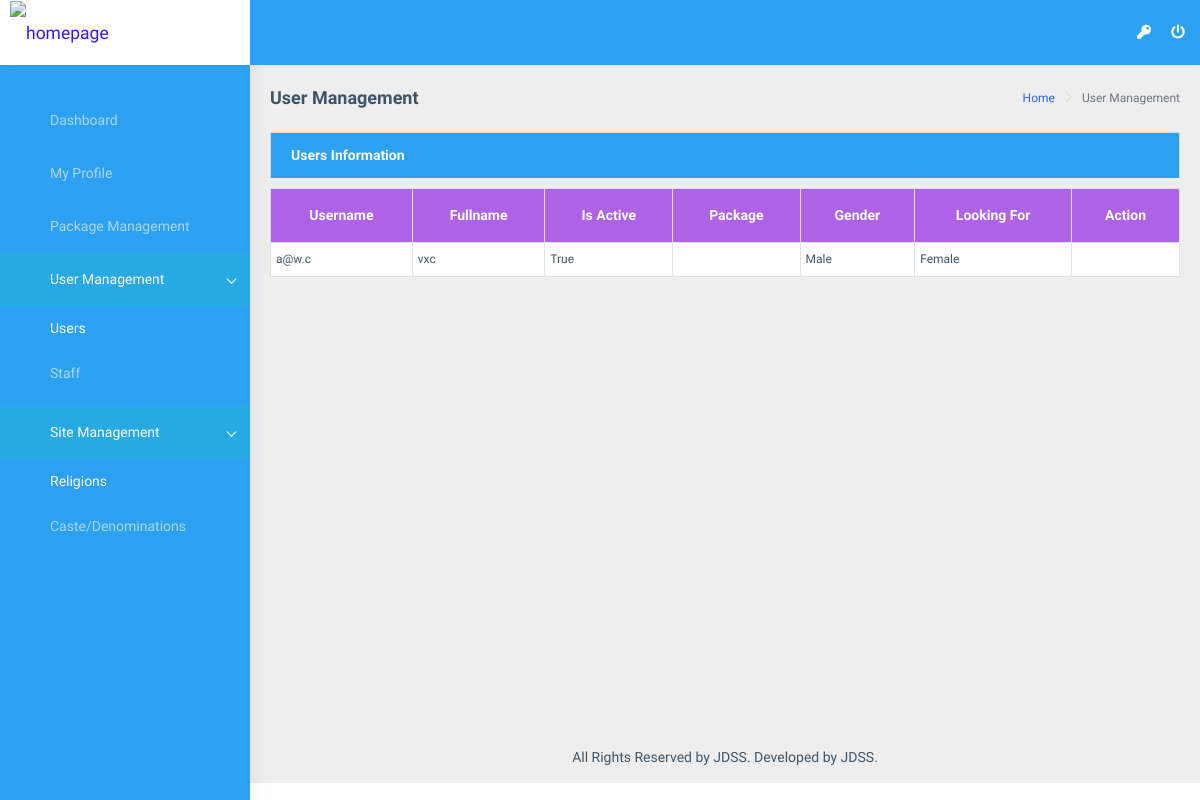
The page /staff/user_management/users/view/ (signed in) on the database as committed earlier.
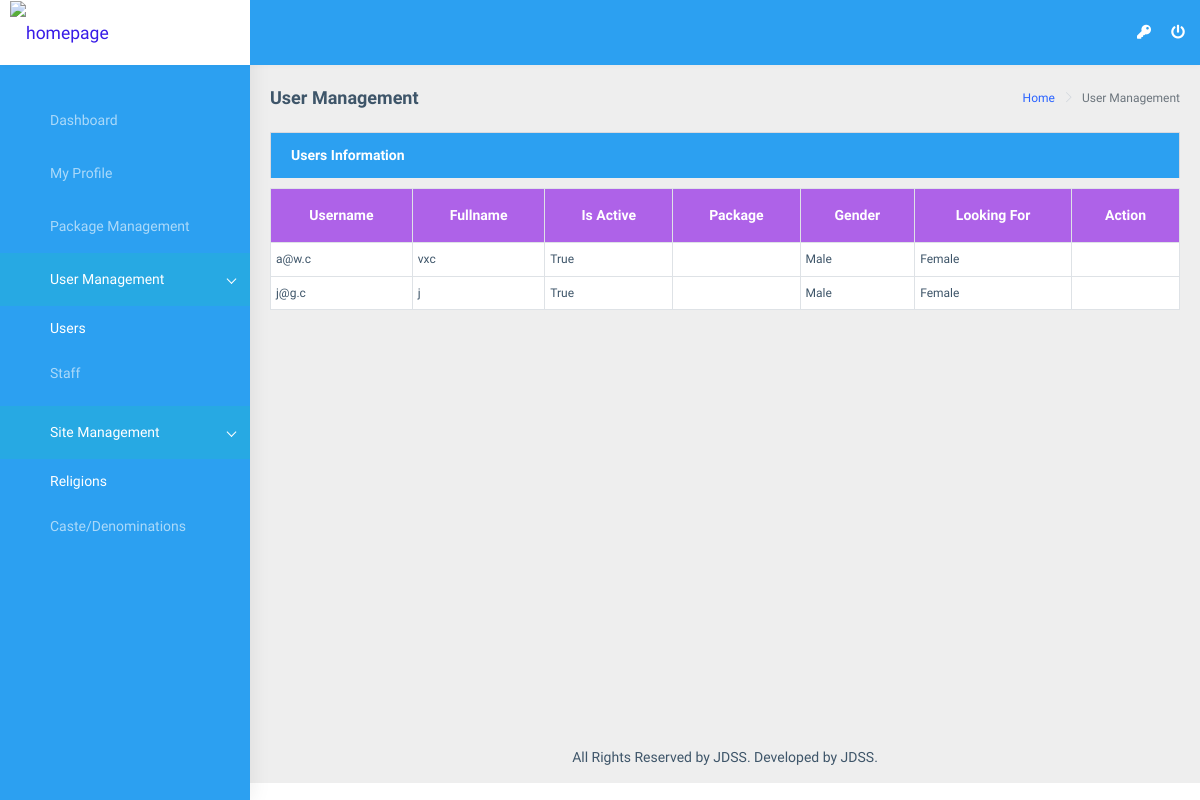
The same page on the database as committed later.
### app/models.py (models this page shows, shortened)
class Profile(models.Model):
    user = models.ForeignKey(
        CustomUser,
        db_index = True,
        null = True,
        blank = True,
        on_delete = models.CASCADE,
    )
    uid = models.CharField(
        max_length = 20,
        blank = True,
        null = True,
        db_index = True,
    )
    package = models.ForeignKey(
        Package,
        db_index = True,
        null = True,
        blank = True,
        on_delete = models.SET_NULL,
    )
    fullname = models.CharField(
        max_length = 250,
        db_index = True,
        null = True,
        blank = False,
    )
    MALE = 'M'
    FEMALE = 'F'
    gender_choices = ((MALE, 'Male'), (FEMALE, 'Female'))
    gender = models.CharField(
        max_length = 1,
        db_index = True,
        null = True,
        blank = False,
        choices = gender_choices,
    )
    looking_for_gender = models.CharField(
        max_length = 1,
        db_index = True,
        null = True,
        blank = False,
        choices = gender_choices,
    )
    aged_from = models.IntegerField(
        db_index = True,
        null = True,
        blank = False,
    )
    aged_to = models.IntegerField(
        db_index = True,
        null = True,
        blank = False,
    )
    father_name = models.CharField(
        max_length = 250,
        db_index = True,
        null = True,
        blank = False,
    )
    mother_name = models.CharField(
        max_length = 250,
        db_index = True,
        null = True,
        blank = False,
    )
    dob = models.DateField(
        db_index = True,
        null = True,
        blank = False,
    )
    height = models.IntegerField(
        db_index = True,
        null = True,
        blank = False,
    )
    weight = models.IntegerField(
        db_index = True,
        null = True,
        blank = False,
    )
    complexion = models.CharField(
        max_length = 50,
        db_index = True,
        null = True,
        blank = False,
    )
    religion = models.ForeignKey(
        Religion,
        db_index = True,
        null = True,
        blank = True,
        on_delete = models.SET_NULL,
    )
    caste_creed = models.ForeignKey(
        Caste,
        db_index = True,
        null = True,
        blank = True,
        on_delete = models.SET_NULL,
    )
    qualification = models.CharField(
        max_length = 250,
        db_index = True,
        null = True,
        blank = False,
    )
    job_details = models.CharField(
        max_length = 250,
        db_index = True,
        null = True,
        blank = False,
    )
    phone_number = models.CharField(
        max_length = 20,
        db_index = True,
        null = True,
        blank = False,
    )
    phone_number_alternative = models.CharField(
        max_length = 20,
        db_index = True,
        null = True,
        blank = False,
    )
    address = models.TextField(
        db_index = True,
        null = True,
        blank = False,
    )
    country = models.ForeignKey(
        Countries,
        db_index = True,
        null = True,
        blank = False,
        on_delete = models.SET_NULL,
        related_name = 'my_country',
    )
    state = models.ForeignKey(
        Countries_States,
        db_index = True,
        null = True,
        blank = False,
        on_delete = models.SET_NULL,
        related_name = 'my_state',
    )
    city = models.ForeignKey(
        Countries_States,
        db_index = True,
        null = True,
        blank = False,
        on_delete = models.SET_NULL,
        related_name = 'my_city',
    )
    biodata = models.FileField(
        upload_to = 'resumes',
        null = True,
        blank = True,
    )
    descriptions = models.TextField(
        null = True,
        blank = True,
    )
    block_profile_pics = models.BooleanField(
        default = False,
        db_index = True,
        null = True,
        blank = True,
    )
    created_on = models.DateTimeField(
        auto_now_add = True,
        db_index = True,
        null = True,
        blank = True,
    )
    updated_on = models.DateTimeField(
        auto_now_add = False,
        db_index = True,
        null = True,
        blank = True,
    )
    class Meta:
        verbose_name_plural = "User Profiles"

class CustomUser(AbstractUser):
    username = None
    email = models.EmailField(_('email address'), unique=True)
    USERNAME_FIELD = 'email'
    REQUIRED_FIELDS = []
    objects = CustomUserManager()

### app/views/staff/user_management.py (the view)
# urls.py: path('staff/user_management/users/view/', never_cache(login_required(user_management.UserManagementView.as_view())), name="user_management_view"),
class UserManagementView(View):
    template_name = 'app/base/base.html'
    data = defaultdict()
    data["included_template"] = 'app/staff/user_management.html'
    data["page_title"] = "User Management"
    data["css_files"] = []
    data["js_files"] = ['custom_files/js/user_management.js']
    def get(self, request):
        self.data["users"] = Profile.objects.all()
        return render(request, self.template_name, self.data)

### app/templatetags/common_filters.py (called while the page is built)
@register.simple_tag
def load_css_files(scripts = list()):
    html = []
    for script in scripts:
        html.append('<link rel="stylesheet" href="'+settings.STATIC_URL+script+'"/>')
    return safestring.mark_safe(''.join(html))

@register.simple_tag
def load_javascript_files(scripts = list()):
    html = []
    for script in scripts:
        html.append('<script src="'+settings.STATIC_URL+script+'"></script>')
    return safestring.mark_safe(''.join(html))

### app/templates/app/base/base.html (shortened to what this page needs)
{% load static %}
{% load common_filters %}
<!DOCTYPE html>
<html dir="ltr" lang="en">
<head>
    <link href="{% static 'base_files/css/style.min.css' %}" rel="stylesheet">
	<link href="{% static 'custom_files/css/custom.css' %}" rel="stylesheet">
	<link href="{% static 'assets/css/bootstrap-select.css' %}" rel="stylesheet">
</head>
<body>
    <div id="main-wrapper">
        <header class="topbar" style="background-color:#2ca0f1;">
            <nav class="navbar top-navbar navbar-expand-md">
                <div class="navbar-header">
                    <a class="navbar-brand" href="index.html" style="background-color:#FFF; text-align:center">
                        <span class="logo-text text-center">
                             <img src="{% static 'images/numpy-pandas.jpeg' %}" style="width:92px;" alt="homepage" class="light-logo" />
                        </span>
                    </a>
                </div>
                <div class="navbar-collapse collapse" id="navbarSupportedContent_1" style="background-color:#2ca0f1;">
                    <ul class="navbar-nav float-left mr-auto">
                        <li class="nav-item d-none d-md-block">
							<a class="nav-link sidebartoggler waves-effect waves-light" href="javascript:void(0)" data-sidebartype="mini-sidebar" style="color:#FFFFFF;">
								<i class="mdi mdi-menu font-24"></i>
							</a>
						</li>
                    </ul>
                    <ul class="navbar-nav float-right">
						<i  data-toggle="modal" data-target="#change_password_modal" title="Change Password" style="cursor:pointer; text-decoration:none; color:#FFFFFF; margin-right: 15px; margin-top: 3px;" class="fa fa-key m-r-5 m-l-5"></i>
						<a style="text-decoration:none; color:#FFFFFF" href="{% url 'logout' %}">
							<i class="fa fa-power-off m-r-5 m-l-5"></i>
						</a>
                    </ul>
                </div>
            </nav>
        </header>
        <aside class="left-sidebar" style="background-color:#2ca0f1;">
            <div class="scroll-sidebar">
                <nav class="sidebar-nav">
                    <ul id="sidebarnav" class="p-t-30">
                        <li class="sidebar-item">
							<a class="sidebar-link waves-effect waves-dark sidebar-link" href="{% url 'dashboard' %}" aria-expanded="false">
								<i class="mdi mdi-view-dashboard"></i>
								<span class="hide-menu">Dashboard</span>
							</a>
						</li>
						<li class="sidebar-item">
							<a class="sidebar-link waves-effect waves-dark sidebar-link" href="{% url 'user_profile' %}" aria-expanded="false">
								<i class="mdi mdi-view-dashboard"></i>
								<span class="hide-menu">My Profile</span>
							</a>
						</li>
						<li class="sidebar-item">
							<a class="sidebar-link waves-effect waves-dark sidebar-link" href="{% url 'staff_package_management_view' %}" aria-expanded="false">
								<i class="mdi mdi-view-dashboard"></i>
								<span class="hide-menu">Package Management</span>
							</a>
						</li>
						<li class="sidebar-item">
							<a class="sidebar-link has-arrow waves-effect waves-dark" href="javascript:void(0)" aria-expanded="false">
								<i class="mdi mdi-receipt"></i>
								<span class="hide-menu">User Management</span>
							</a>
                            <ul aria-expanded="false" class="collapse first-level in">
                                <li class="sidebar-item">
									<a href="{% url 'user_management_view' %}" class="sidebar-link">
										<i class="mdi mdi-note-outline"></i>
										<span class="hide-menu"> Users </span>
									</a>
								</li>
                                <li class="sidebar-item">
									<a href="{% url 'staff_management_view' %}" class="sidebar-link">
										<i class="mdi mdi-note-plus"></i>
										<span class="hide-menu"> Staff </span>
									</a>
								</li>
                            </ul>
                        </li>
						<li class="sidebar-item">
							<a class="sidebar-link has-arrow waves-effect waves-dark" href="javascript:void(0)" aria-expanded="false">
								<i class="mdi mdi-receipt"></i>
								<span class="hide-menu">Site Management</span>
							</a>
                            <ul aria-expanded="false" class="collapse first-level in">
                                <li class="sidebar-item">
									<a href="{% url 'user_management_view' %}" class="sidebar-link">
										<i class="mdi mdi-note-outline"></i>
										<span class="hide-menu"> Religions </span>
									</a>
								</li>
                                <li class="sidebar-item">
									<a href="{% url 'staff_management_view' %}" class="sidebar-link">
										<i class="mdi mdi-note-plus"></i>
										<span class="hide-menu"> Caste/Denominations </span>
									</a>
								</li>
                            </ul>
                        </li>
                    </ul>
                </nav>
            </div>
        </aside>
        <div class="page-wrapper">
             <div class="page-breadcrumb">
                <div class="row">
                    <div class="col-12 d-flex no-block align-items-center">
                        <h4 class="page-title">{{page_title}}</h4>
                        <div class="ml-auto text-right">
                            <nav aria-label="breadcrumb">
                                <ol class="breadcrumb">
                                    <li class="breadcrumb-item"><a href="#">Home</a></li>
                                    <li class="breadcrumb-item active" aria-current="page">{{page_title}}</li>
                                </ol>
                            </nav>
                        </div>
                    </div>
                </div>
            </div>
            <div class="container-fluid">
                {% include included_template %}
            </div>
            <footer class="footer text-center">
                All Rights Reserved by JDSS. Developed by JDSS</a>.
            </footer>
        </div>
    </div>
</body>
</html>

### app/templates/app/staff/user_management.html (shortened to what this page needs)
<div class="row">
	<div class="col">
		<div class="card-header card-header-blue card-header-border">
			<strong>Users Information</strong>
		</div>
		<div class="card-body" style="padding-top:10px; background:none;">
			<table class="table table-bordered" style="margin:0px; padding:0px;">
				<tr class="text-center"  style="font-weight:bold; background-color:#ae62e8; color:#FFFFFF;">
					<td>Username</td>
					<td>Fullname</td>
					<td>Is Active</td>
					<td>Package</td>
					<td>Gender</td>
					<td>Looking For</td>
					<td>Action</td>
				<tr>
				{% for row in users %}
					<tr style="font-size:12px;  background-color:#FFF">
						<td style="padding:5px; line-height: 22px;">{{ row.user.email }}</td>
						<td style="padding:5px; line-height: 22px;">{{ row.fullname }}</td>
						<td style="padding:5px; line-height: 22px;">{{ row.user.is_active }}</td>
						<td style="padding:5px; line-height: 22px;">{{ row.package.package_name }}</td>
						<td style="padding:5px; line-height: 22px;">{{ row.get_gender_display }}</td>
						<td style="padding:5px; line-height: 22px;">{{ row.get_looking_for_gender_display }}</td>
						<td style="padding:5px; text-align:center;">
							<i class="mdi mdi-pencil" style="margin-right:15px; cursor:pointer; font-size:12px;"></i>
							<i class="mdi mdi-delete" onclick="delete_user({{row.user.id}})" style="cursor:pointer; color:#FF0000; font-size:15px;"></i>
						</td>
					</tr>
				{% endfor %}
			</table>
		</div>
    </div>
</div>

### app/templates/app/base/uploader_gif_modals.html (shortened to what this page needs)
{% load static %}

### app/static/custom_files/css/custom.css (style rules this page uses)
.card-header-border { border-top: 1px solid #d9d9de; border-left: 1px solid #d9d9de; border-right: 1px solid #d9d9de; }
.card-body { padding: 0px; }
.card-header-blue { background: #2ca0f1; color: #FFFFFF; }
.card-body { background-color: #FFF; }

Rows that differ between the two databases and show on the page:
added Profile: user.email "j@g.c", fullname "j", user.is_active "True", gender "Male", looking_for_gender "Female"
